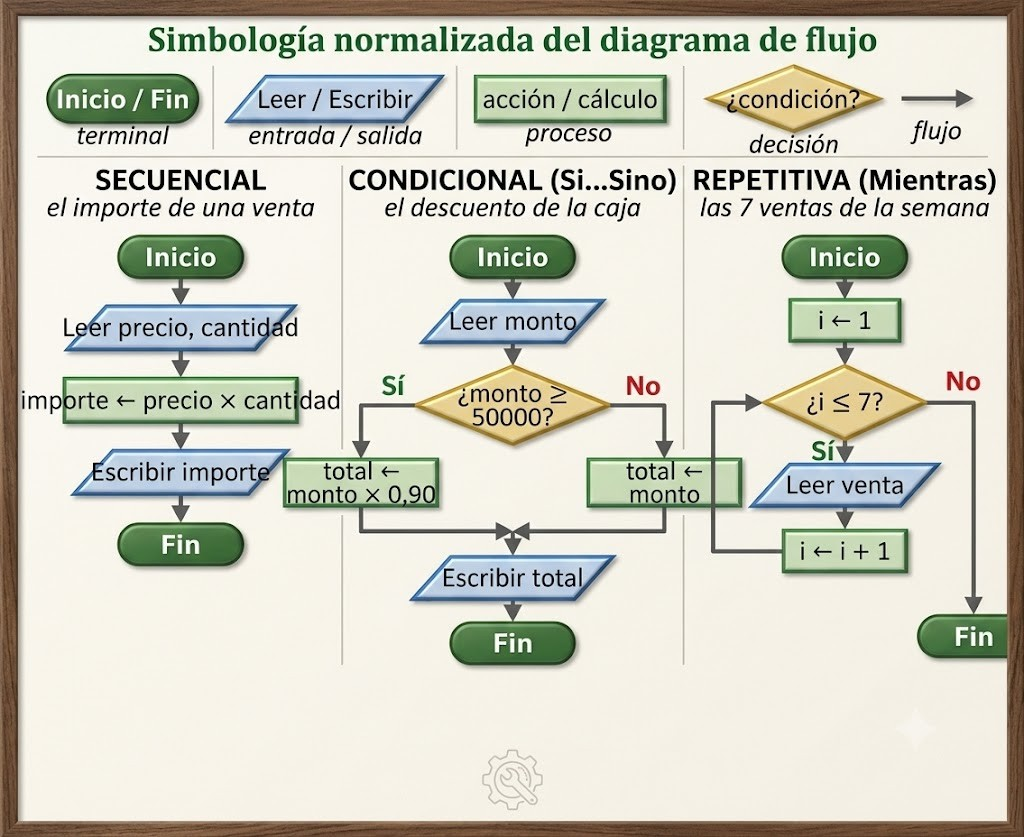
#> input picture algoritmica_2_esencial/build/figs_src/fig_1_1.jpg, 1024 x 837 px
$ python llenado.py ../../../algoritmica_2_esencial/build/figs_src/fig_1_1.jpg
#> lines starting #> are read from the running program, lines starting #| are printed output that depends on the picture
import sys,glob
from PIL import Image
for f in sorted(glob.glob(sys.argv[1])):
    im=Image.open(f).convert('L'); w,h=im.size
#> after `im = Image.open(f).convert('L')`:
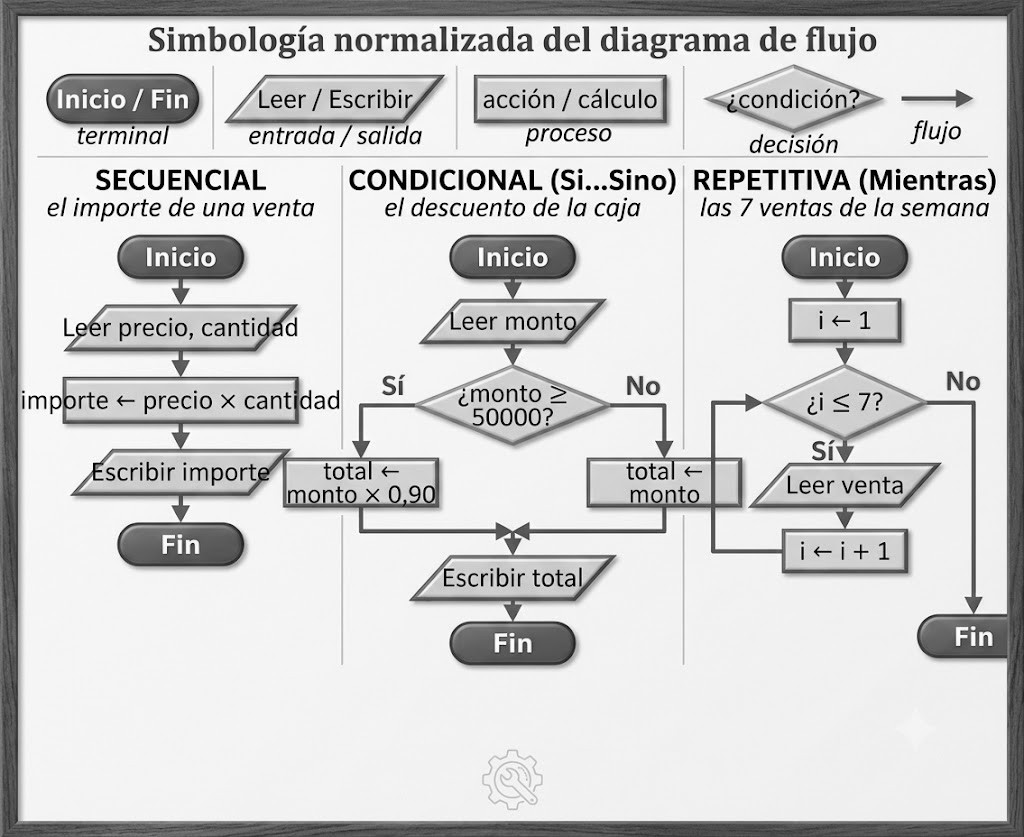
#> im: PIL image 1024x837 L; min 0, max 255, mean 206.9
#> after `w, h = im.size`: w = 1024; h = 837
    px=im.load()
    # última fila con tinta por encima del pie (ignora 7% inferior)
    last=0
    for y in range(int(h*0.93)):
        if any(px[x,y]<200 for x in range(0,w,3)): last=y
    print(f.split('/')[-1], f"{100*last/h:.0f}%")
#| fig_1_1.jpg 93%

$ run again, on algoritmica_2_esencial/build/figs_src/fig_1_3.jpg
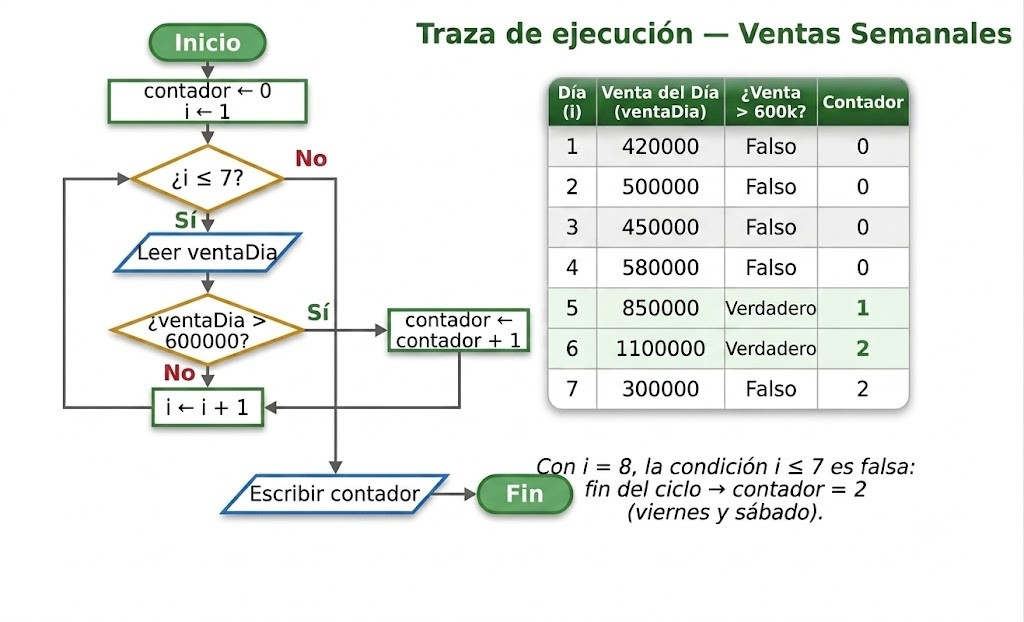
#> input picture algoritmica_2_esencial/build/figs_src/fig_1_3.jpg, 1024 x 622 px
#> `im = Image.open(f).convert('L')`:
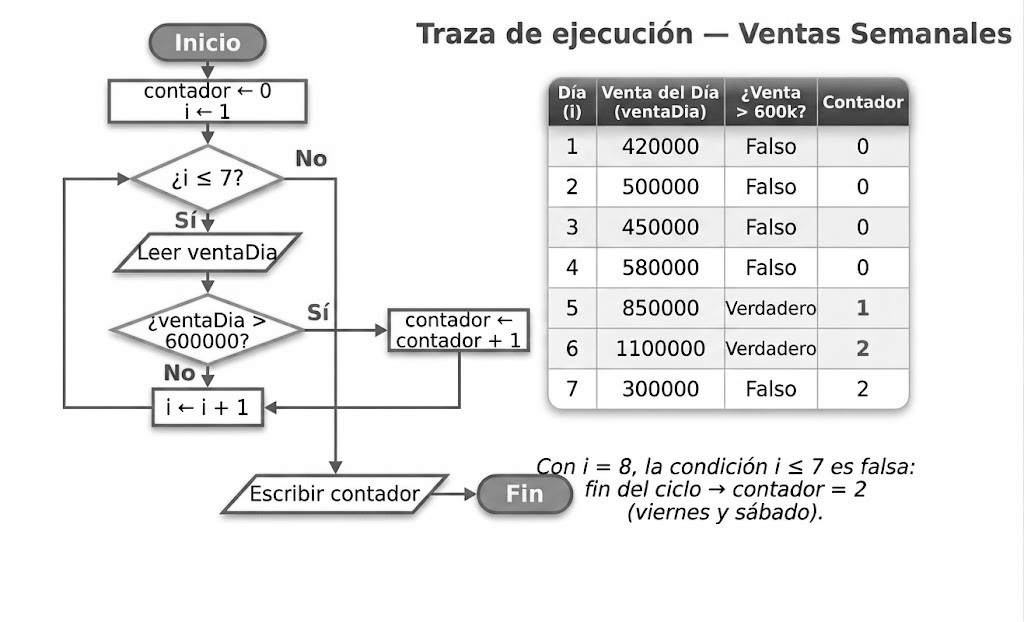
#> im: PIL image 1024x622 L; min 0, max 255, mean 235.5
#| fig_1_3.jpg 84%

$ run again, on algoritmica_2_esencial/build/figs_src/fig_1_4.jpg
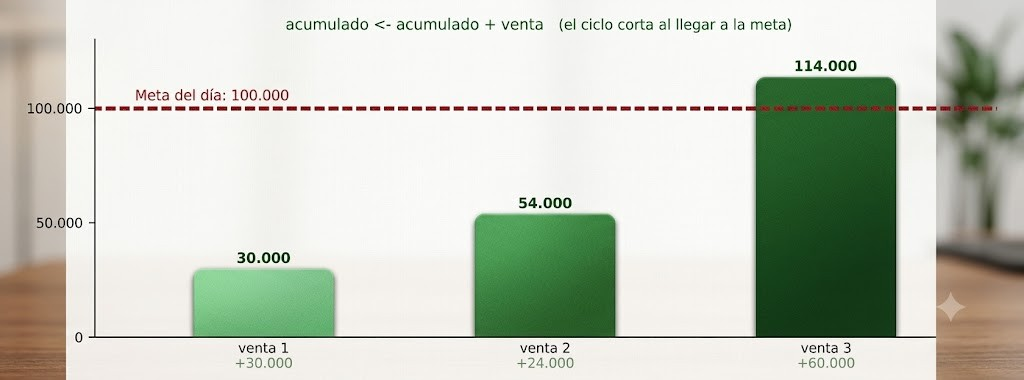
#> input picture algoritmica_2_esencial/build/figs_src/fig_1_4.jpg, 1024 x 380 px
#> `im = Image.open(f).convert('L')`:
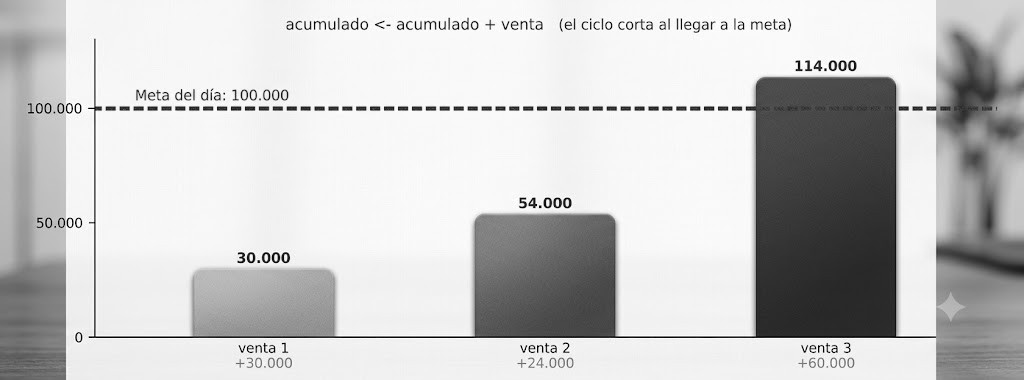
#> im: PIL image 1024x380 L; min 0, max 255, mean 200.5
#| fig_1_4.jpg 93%

$ run again, on algoritmica_2_esencial/build/figs_src/fig_1_5.jpg
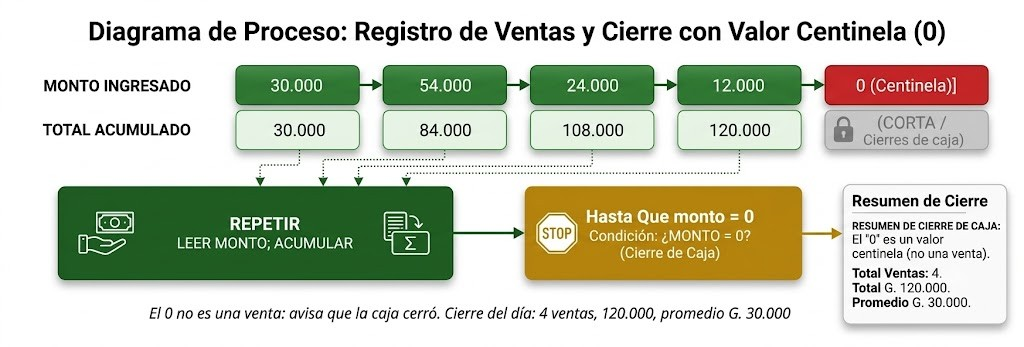
#> input picture algoritmica_2_esencial/build/figs_src/fig_1_5.jpg, 1024 x 347 px
#> `im = Image.open(f).convert('L')`:
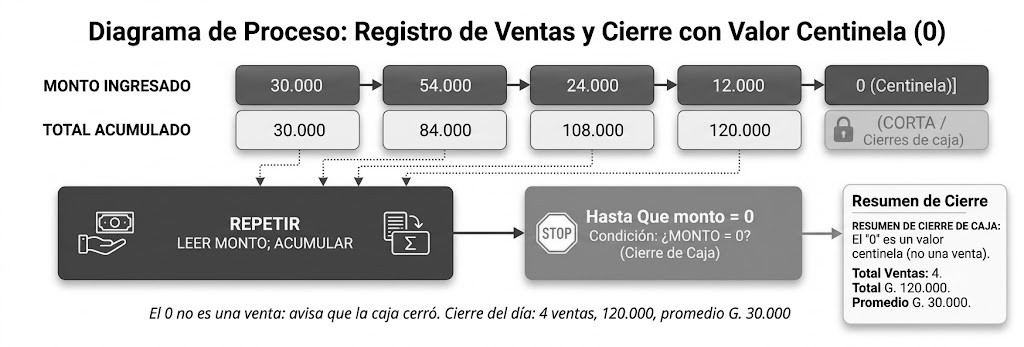
#> im: PIL image 1024x347 L; min 0, max 255, mean 199.6
#| fig_1_5.jpg 93%
